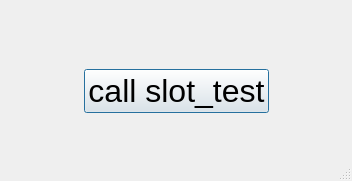
<?xml version="1.0" encoding="UTF-8"?>
<ui version="4.0">
 <class>Dialog</class>
 <widget class="QDialog" name="Dialog">
  <property name="windowModality">
   <enum>Qt::WindowModal</enum>
  </property>
  <property name="geometry">
   <rect>
    <x>0</x>
    <y>0</y>
    <width>352</width>
    <height>181</height>
   </rect>
  </property>
  <property name="minimumSize">
   <size>
    <width>0</width>
    <height>0</height>
   </size>
  </property>
  <property name="windowTitle">
   <string notr="true">Test process indication</string>
  </property>
  <property name="autoFillBackground">
   <bool>true</bool>
  </property>
  <property name="sizeGripEnabled">
   <bool>true</bool>
  </property>
  <property name="modal">
   <bool>false</bool>
  </property>
  <layout class="QVBoxLayout" name="verticalLayout_2">
   <item>
    <layout class="QVBoxLayout" name="verticalLayout">
     <item>
      <spacer name="verticalSpacer_2">
       <property name="orientation">
        <enum>Qt::Vertical</enum>
       </property>
       <property name="sizeHint" stdset="0">
        <size>
         <width>20</width>
         <height>40</height>
        </size>
       </property>
      </spacer>
     </item>
     <item>
      <layout class="QHBoxLayout" name="horizontalLayout">
       <item>
        <spacer name="horizontalSpacer_2">
         <property name="orientation">
          <enum>Qt::Horizontal</enum>
         </property>
         <property name="sizeHint" stdset="0">
          <size>
           <width>40</width>
           <height>20</height>
          </size>
         </property>
        </spacer>
       </item>
       <item>
        <widget class="QPushButton" name="btn_call_test">
         <property name="sizePolicy">
          <sizepolicy hsizetype="Preferred" vsizetype="Preferred">
           <horstretch>0</horstretch>
           <verstretch>0</verstretch>
          </sizepolicy>
         </property>
         <property name="font">
          <font>
           <pointsize>24</pointsize>
          </font>
         </property>
         <property name="text">
          <string>call slot_test</string>
         </property>
        </widget>
       </item>
       <item>
        <spacer name="horizontalSpacer">
         <property name="orientation">
          <enum>Qt::Horizontal</enum>
         </property>
         <property name="sizeHint" stdset="0">
          <size>
           <width>40</width>
           <height>20</height>
          </size>
         </property>
        </spacer>
       </item>
      </layout>
     </item>
     <item>
      <spacer name="verticalSpacer">
       <property name="orientation">
        <enum>Qt::Vertical</enum>
       </property>
       <property name="sizeHint" stdset="0">
        <size>
         <width>20</width>
         <height>40</height>
        </size>
       </property>
      </spacer>
     </item>
    </layout>
   </item>
  </layout>
 </widget>
 <layoutdefault spacing="6" margin="11"/>
 <resources/>
 <connections/>
</ui>
